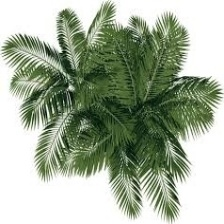
#> input picture Dataset/Species/test/Common_coconut/101.jpg, 224 x 224 px, found by its file name; its folder holds only this picture in this run
$ jupyter execute Rotate_15.ipynb
#> lines starting #> are read from the running program, lines starting #| are printed output that depends on the picture
[cell 1]
import os
import cv2
import numpy as np

def flip_images_15_degrees(directory):
    for filename in os.listdir(directory):
        if filename.endswith(('.png', '.jpg', '.jpeg')):
            img_path = os.path.join(directory, filename)
            img = cv2.imread(img_path)
#> img is the input picture: shape (224, 224, 3); mean B, G, R 155.1, 174.8, 163.3
            if img is not None:
                flipped = cv2.flip(img, 1)  # Horizontal flip
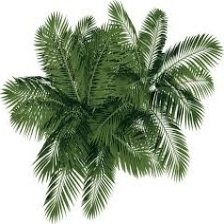
#> flipped: shape (224, 224, 3); mean B, G, R 155.1, 174.8, 163.3
                # Add slight rotation
                rows, cols, _ = flipped.shape
#> rows = 224; cols = 224
                matrix = cv2.getRotationMatrix2D((cols/2, rows/2), 15, 1)
                flipped_rotated = cv2.warpAffine(flipped, matrix, (cols, rows))
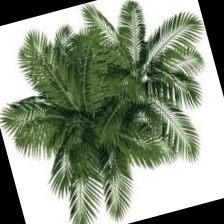
#> flipped_rotated: shape (224, 224, 3); mean B, G, R 129.7, 149.3, 137.8
                new_filename = f"flipped_15_{filename}"
                cv2.imwrite(os.path.join(directory, new_filename), flipped_rotated)

input_directory = "C:/ML_Projects/Major Project/DataSet/Species_manual_dataset/Common_Coconut"
flip_images_15_degrees(input_directory)

$ run again, on Dataset/Species/test/Common_coconut/126.jpg
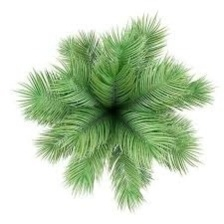
#> input picture Dataset/Species/test/Common_coconut/126.jpg, 224 x 224 px, found by its file name
#> in flip_images_15_degrees, img is the input picture: shape (224, 224, 3); mean B, G, R 187.2, 212.2, 196.1
#> in flip_images_15_degrees, `flipped = cv2.flip(img, 1)`:
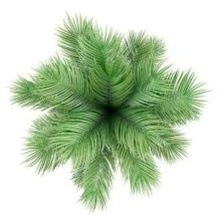
#> flipped: shape (224, 224, 3); mean B, G, R 187.2, 212.2, 196.1
#> in flip_images_15_degrees, `flipped_rotated = cv2.warpAffine(flipped, matrix, (cols, rows))`:
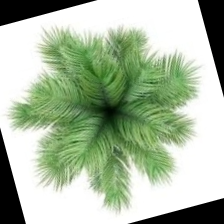
#> flipped_rotated: shape (224, 224, 3); mean B, G, R 161.5, 186.5, 170.4

$ run again, on Dataset/Species/test/Common_coconut/109.jpg
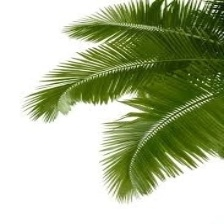
#> input picture Dataset/Species/test/Common_coconut/109.jpg, 224 x 224 px, found by its file name
#> in flip_images_15_degrees, img is the input picture: shape (224, 224, 3); mean B, G, R 151.6, 185.5, 175.5
#> in flip_images_15_degrees, `flipped = cv2.flip(img, 1)`:
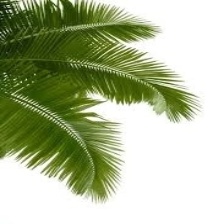
#> flipped: shape (224, 224, 3); mean B, G, R 151.6, 185.5, 175.5
#> in flip_images_15_degrees, `flipped_rotated = cv2.warpAffine(flipped, matrix, (cols, rows))`:
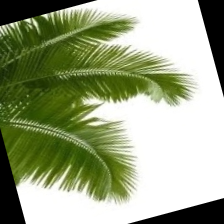
#> flipped_rotated: shape (224, 224, 3); mean B, G, R 131.4, 164.2, 154.6
